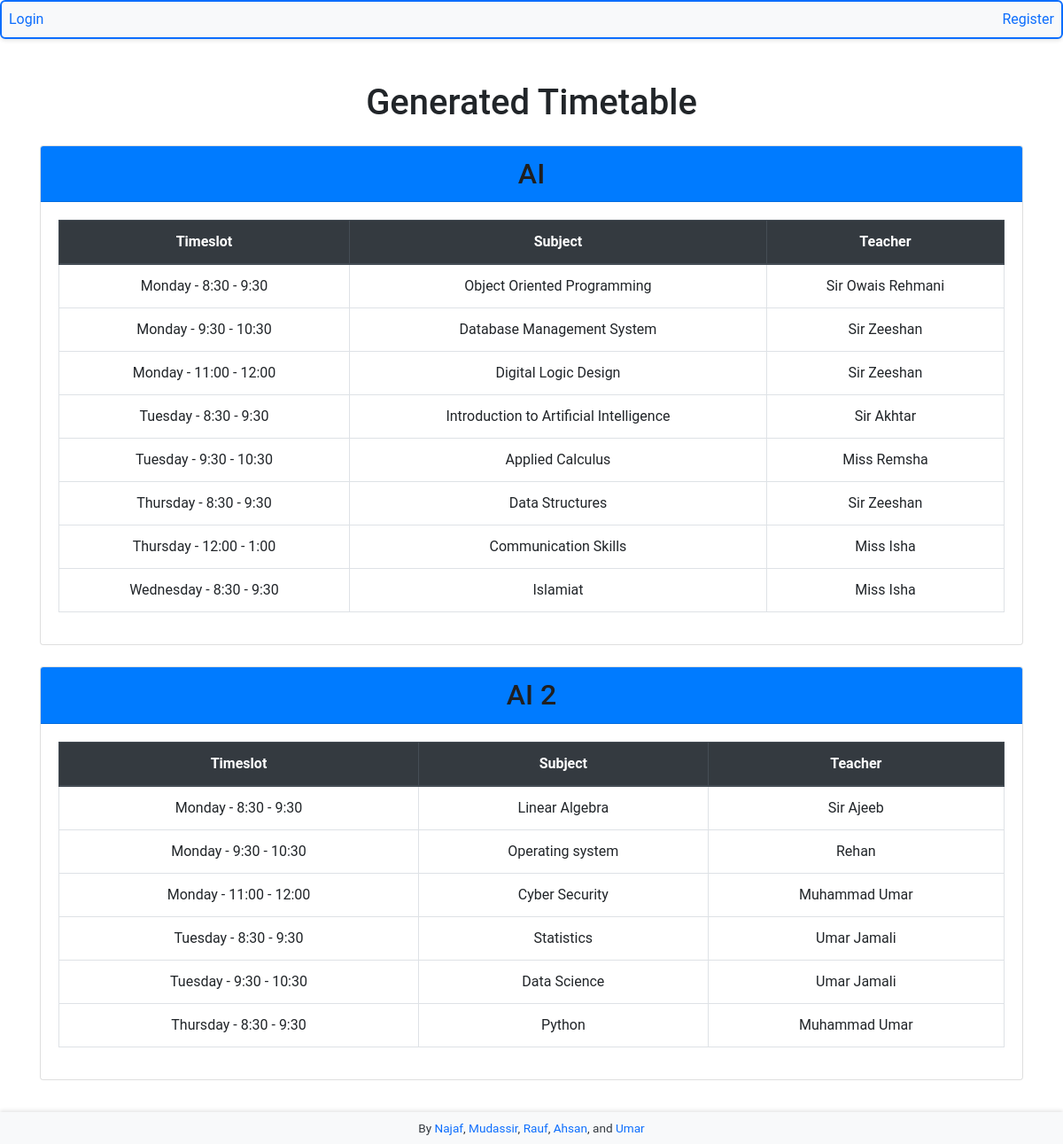
Screenshot of /generate/ with the database file from the repository.
### table/models.py (models this page shows, shortened)
class Department(models.Model):
    name = models.CharField(max_length=100)
    year = models.CharField(max_length=20, choices=YEAR_GROUPS)
    semester = models.CharField(max_length=20, choices=SEMESTERS)
    teachers = models.ManyToManyField(Teacher)
    major_subjects = models.ManyToManyField(Subject, related_name='major_in_departments', limit_choices_to={'is_major': True})
    minor_subjects = models.ManyToManyField(Subject, related_name='minor_in_departments', limit_choices_to={'is_major': False})
    total_lectures_per_week = models.PositiveIntegerField()
    start_time = models.CharField(max_length=20, choices=TIME_SLOTS, default='8:30 - 9:30')
    end_time = models.CharField(max_length=20, choices=TIME_SLOTS, default='1:00 - 2:00')

class Timeslot(models.Model):
    day = models.CharField(max_length=10, choices=DAYS_OF_WEEK)
    start_time = models.CharField(max_length=20, choices=TIME_SLOTS, default='8:30 - 9:30')
    end_time = models.CharField(max_length=20, choices=TIME_SLOTS, default='1:00 - 2:00')
    def __str__(self):
        return f"{self.day} - {self.start_time}"

class Subject(models.Model):
    name = models.CharField(max_length=100)
    lectures_per_week = models.PositiveIntegerField()
    duration_per_lecture = models.PositiveIntegerField()
    is_major = models.BooleanField(default=False)

class Teacher(models.Model):
    name = models.CharField(max_length=100)
    working_hours = models.CharField(max_length=20, choices=TIME_SLOTS)
    available_time_slots = models.ManyToManyField(Timeslot, related_name='available_teachers')
    subjects = models.ManyToManyField(Subject, related_name='assigned_teachers')

### table/views.py (the view)
# urls.py: path('generate/', generate_timetable, name='generate_timetable'),
def generate_timetable(request):
    timetable = {}
    for department in Department.objects.all():
        department_timetable = []
        subjects = list(department.major_subjects.all()) + list(department.minor_subjects.all())
        teachers = {subject: subject.assigned_teachers.all() for subject in subjects}
        time_slots = Timeslot.objects.all()
        slot_index = 0
        for subject in subjects:
            if slot_index >= len(time_slots):
                break  # Stop if out of time slots
            timeslot = time_slots[slot_index]
            slot_index += 1
            available_teachers = teachers.get(subject, [])
            teacher = available_teachers[0] if available_teachers else "No Teacher"
            department_timetable.append({
                "timeslot": timeslot,
                "subject": subject.name,
                "teacher": teacher if teacher == "No Teacher" else teacher.name
            })
        timetable[department.name] = department_timetable
    return render(request, 'timetable.html', {"timetable": timetable})

### table/templates/timetable.html
{% extends "base.html" %}
{% block content %}
    <div class="container mt-4">
        <h1 class="text-center">Generated Timetable</h1>
        {% for department, schedule in timetable.items %}
            <div class="card mt-4">
                <div class="card-header bg-primary text-white">
                    <h2 class="mb-0">{{ department }}</h2>
                </div>
                <div class="card-body">
                    <table class="table table-bordered">
                        <thead class="thead-dark">
                            <tr>
                                <th>Timeslot</th>
                                <th>Subject</th>
                                <th>Teacher</th>
                            </tr>
                        </thead>
                        <tbody>
                            {% for entry in schedule %}
                                <tr>
                                    <td>{{ entry.timeslot }}</td>
                                    <td>{{ entry.subject }}</td>
                                    <td>{{ entry.teacher }}</td>
                                </tr>
                            {% endfor %}
                        </tbody>
                    </table>
                </div>
            </div>
        {% endfor %}
    </div>
{% endblock %}

### table/templates/base.html (shortened to what this page needs)
<!DOCTYPE html>
<html lang="en">
<head>
    {% load static %}
    <link rel="stylesheet" href="https://stackpath.bootstrapcdn.com/bootstrap/4.5.2/css/bootstrap.min.css">
    <link rel="stylesheet" type="text/css" href="{% static 'styles.css' %}">
</head>
<body>
    <nav class="simple navbar" , id="edges">
        {% if user.is_authenticated %}
        <a href="{% url 'profile' %}">{{ user.username }}</a>
        <a href="{% url 'home' %}">Home</a>
        <a href="{% url 'data_entry' %}">Data Entry</a>
        <a href="{% url 'generate_timetable' %}">Generate</a>
        <a href="{% url 'logout' %}">Logout</a>
        {% else %}
        <a href="{% url 'login' %}">Login</a>
        <a href="{% url 'register' %}">Register</a>
        {% endif %}
    </nav>
    <br>
    {% block content %}{% endblock %}
    <br> <br> <br>
    <footer id="footer">
        By <a href="#">Najaf</a>, <a href="#">Mudassir</a>, <a href="https://rauf-psi.vercel.app/">Rauf</a>, <a href="#">Ahsan</a>, and <a href="#">Umar</a>
    </footer>
</body>
</html>

### table/static/styles.css (style rules this page uses)
#footer { background-color: #f8f9fa; color: #343a40; padding: 8px; text-align: center; position: fixed; bottom: 0; width: 100%; font-size: 0.85rem; box-shadow: 0 -2px 4px rgba(0, 0, 0, 0.1); }
#edges { border-radius: 6px; border: 2px solid #0d6efd; }
.simple.navbar { background-color: #f8f9fa; color: #212529; padding: 8px; text-align: center; font-size: 1rem; box-shadow: 0 2px 4px rgba(0, 0, 0, 0.1); }
a { text-transform: capitalize; color: #0d6efd; text-decoration: none; transition: font-size 0.3s; }
body { background-color: #ffffff; color: #212529; font-family: "Roboto", sans-serif; text-align: center; margin: 0; padding: 0; }
h2 { color: rgb(32, 31, 31); font-weight: 500; }

### rows the page displays
Department: timetable "AI"
Timeslot: timeslot "Monday - 8:30 - 9:30", subject "Object Oriented Programming", teacher "Sir Owais Rehmani", subject "Linear Algebra", teacher "Sir Ajeeb"
Timeslot: timeslot "Monday - 9:30 - 10:30", subject "Database Management System", teacher "Sir Zeeshan", subject "Operating system", teacher "Rehan"
Timeslot: timeslot "Monday - 11:00 - 12:00", subject "Digital Logic Design", teacher "Sir Zeeshan", subject "Cyber Security", teacher "Muhammad Umar"
Timeslot: timeslot "Tuesday - 8:30 - 9:30", subject "Introduction to Artificial Intelligence", teacher "Sir Akhtar", subject "Statistics", teacher "Umar Jamali"
Timeslot: timeslot "Tuesday - 9:30 - 10:30", subject "Applied Calculus", teacher "Miss Remsha", subject "Data Science", teacher "Umar Jamali"
Timeslot: timeslot "Thursday - 8:30 - 9:30", subject "Data Structures", teacher "Sir Zeeshan", subject "Python", teacher "Muhammad Umar"
Timeslot: timeslot "Thursday - 12:00 - 1:00", subject "Communication Skills", teacher "Miss Isha"
Timeslot: timeslot "Wednesday - 8:30 - 9:30", subject "Islamiat", teacher "Miss Isha"
Department: timetable "AI 2"
